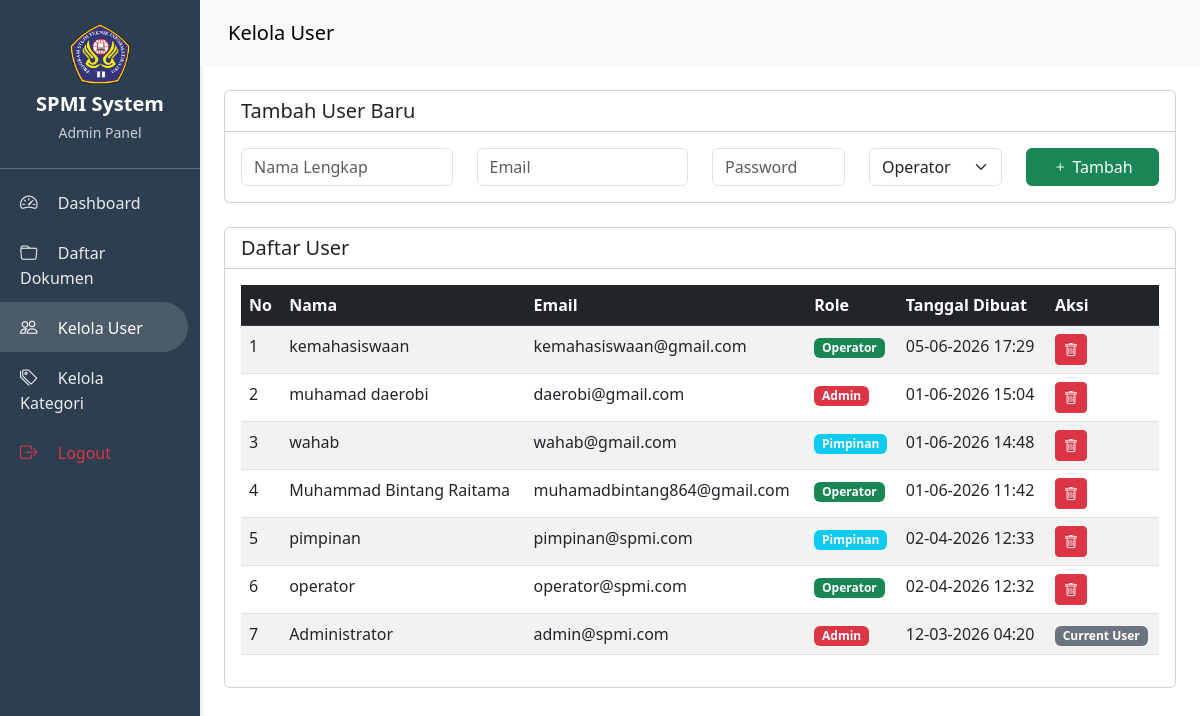
Page /users/list.php (signed in) on the committed database.
### tables this page shows
CREATE TABLE `users` (
  `id` int(11) NOT NULL,
  `nama` varchar(100) NOT NULL,
  `email` varchar(100) NOT NULL,
  `password` varchar(255) NOT NULL,
  `role` enum('admin','operator','pimpinan') NOT NULL DEFAULT 'operator',
  `created_at` timestamp NOT NULL DEFAULT current_timestamp()
);

### config/database.php (called while the page is built, shortened)
<?php
$conn = new mysqli(DB_HOST, DB_USER, DB_PASS, DB_NAME);
$conn->set_charset(DB_CHARSET);
function query(string $sql): array {
    global $conn;
    $result = $conn->query($sql);
    $rows = [];
    if ($result && $result !== true) {
        while ($row = $result->fetch_assoc()) {
            $rows[] = $row;
        }
    }
    return $rows;
}
?>

### users/list.php (the view, shortened to what this page needs)
<?php
require_once '../config/database.php';
$users = query("SELECT * FROM users ORDER BY created_at DESC");
?>
<!DOCTYPE html>
<html lang="id">
<head>
<link href="https://cdn.jsdelivr.net/npm/bootstrap@5.3.0/dist/css/bootstrap.min.css" rel="stylesheet">
<link rel="stylesheet" href="https://cdn.jsdelivr.net/npm/bootstrap-icons@1.10.0/font/bootstrap-icons.css">
</head>
<body>
<div class="container-fluid">
<div class="row">
<div class="col-md-2 sidebar p-0 sidebar-admin">
    <div class="p-4 text-center border-bottom border-light border-opacity-25">
        <img src="../assets/images/logo.png" alt="Logo" class="sidebar-logo mb-2">
        <h5 class="mb-1 fw-bold">SPMI System</h5>
        <small class="opacity-75">Admin Panel</small>
    </div>
    <ul class="nav flex-column mt-2">
        <li class="nav-item">
            <a class="nav-link" href="../dashboard/admin.php">
                <i class="bi bi-speedometer2 me-3"></i> Dashboard
            </a>
        </li>
        <li class="nav-item">
            <a class="nav-link" href="../dokumen/list.php">
                <i class="bi bi-folder me-3"></i> Daftar Dokumen
            </a>
        </li>
        <li class="nav-item">
            <a class="nav-link active" href="list.php">
                <i class="bi bi-people me-3"></i> Kelola User
            </a>
        </li>
        <li class="nav-item">
            <a class="nav-link" href="../kategori/list.php">
                <i class="bi bi-tags me-3"></i> Kelola Kategori
            </a>
        </li>
        <li class="nav-item mt-auto">
            <a class="nav-link text-danger" href="../auth/logout.php">
                <i class="bi bi-box-arrow-right me-3"></i> Logout
            </a>
        </li>
    </ul>
</div>
<div class="col-md-10 p-0">
<nav class="navbar navbar-light bg-light p-3">
<div class="container-fluid">
<span class="navbar-brand mb-0 h1">
Kelola User
</span>
</div>
</nav>
<div class="p-4">
<div class="card mb-4">
<div class="card-header bg-white">
<h5 class="mb-0">Tambah User Baru</h5>
</div>
<div class="card-body">
<form method="POST">
<div class="row">
<div class="col-md-3">
<input type="text" name="nama" class="form-control" placeholder="Nama Lengkap" required>
</div>
<div class="col-md-3">
<input type="email" name="email" class="form-control" placeholder="Email" required>
</div>
<div class="col-md-2">
<input type="password" name="password" class="form-control" placeholder="Password" required>
</div>
<div class="col-md-2">
<select name="role" class="form-select" required>
<option value="operator">Operator</option>
</select>
</div>
<div class="col-md-2">
<button type="submit" class="btn btn-success w-100">
<i class="bi bi-plus"></i> Tambah
</button>
</div>
</div>
</form>
</div>
</div>
<div class="card">
<div class="card-header bg-white">
<h5 class="mb-0">Daftar User</h5>
</div>
<div class="card-body">
<table class="table table-striped table-hover">
<thead class="table-dark">
<tr>
<th>No</th>
<th>Nama</th>
<th>Email</th>
<th>Role</th>
<th>Tanggal Dibuat</th>
<th>Aksi</th>
</tr>
</thead>
<tbody>
<?php
$no=1;
foreach($users as $row):
?>
<tr>
<td><?php echo $no++; ?></td>
<td><?php echo $row['nama']; ?></td>
<td><?php echo $row['email']; ?></td>
<td>
<span class="badge bg-<?php
echo $row['role']=='admin'?'danger':($row['role']=='operator'?'success':'info');
?>">
<?php echo ucfirst($row['role']); ?>
</span>
</td>
<td>
<?php echo date('d-m-Y H:i',strtotime($row['created_at'])); ?>
</td>
<td>
<?php if($row['id']!=$_SESSION['user_id']): ?>
<a href="?delete=<?php echo $row['id']; ?>"
class="btn btn-sm btn-danger"
onclick="return confirm('Yakin ingin menghapus user ini?')">
<i class="bi bi-trash"></i>
</a>
<?php else: ?>
<span class="badge bg-secondary">
Current User
</span>
<?php endif; ?>
</td>
</tr>
<?php endforeach; ?>
</tbody>
</table>
</div>
</div>
</div>
</div>
</div>
</div>
</body>
</html>

### users/list.php (style rules this page uses)
.sidebar { min-height:100vh; background:#2c3e50; color:white; }
.sidebar .nav-link { color:white; padding:15px 20px; }
.sidebar .nav-link:hover, .sidebar .nav-link.active { background:#34495e; }
.sidebar-logo { width: 60px; height: 60px; object-fit: contain; display: block; margin: 0 auto; border-radius: 8px; }
.sidebar { min-height: 100vh; color: white; box-shadow: 2px 0 5px rgba(0,0,0,0.1); }
.sidebar-admin { background: #2c3e50; }
.sidebar .nav-link { color: rgba(255,255,255,0.9); padding: 12px 20px; border-radius: 0 25px 25px 0; margin-right: 12px; transition: all 0.3s; }
.sidebar .nav-link:hover, .sidebar .nav-link.active { background: rgba(255,255,255,0.15); color: white; }
.sidebar .nav-link i { font-size: 1.1rem; }

### rows in the picture
users: nama "kemahasiswaan", email "kemahasiswaan@gmail.com", role "Operator", created_at "05-06-2026 17:29"
users: nama "muhamad daerobi", email "daerobi@gmail.com", role "Admin", created_at "01-06-2026 15:04"
users: nama "wahab", email "wahab@gmail.com", role "Pimpinan", created_at "01-06-2026 14:48"
users: nama "Muhammad Bintang Raitama", email "muhamadbintang864@gmail.com", role "Operator", created_at "01-06-2026 11:42"
users: nama "pimpinan", email "pimpinan@spmi.com", role "Pimpinan", created_at "02-04-2026 12:33"
users: nama "operator", email "operator@spmi.com", role "Operator", created_at "02-04-2026 12:32"
users: nama "Administrator", email "admin@spmi.com", role "Admin", created_at "12-03-2026 04:20", shows "Current User"
